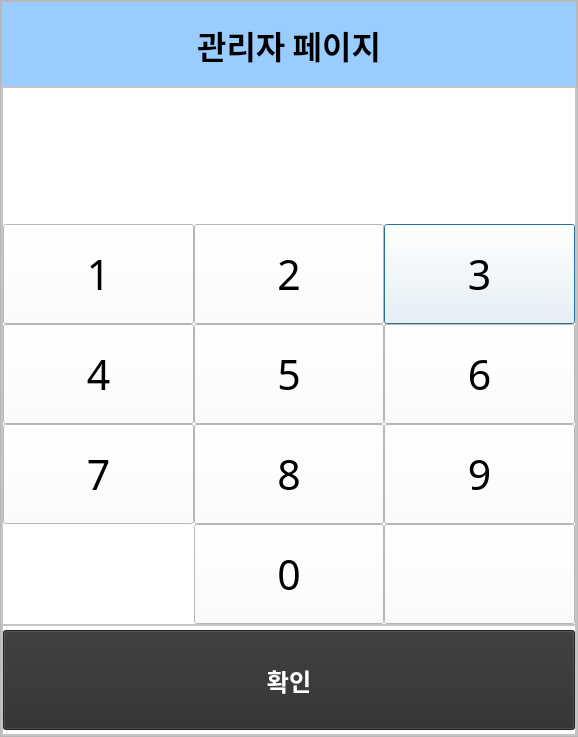
<?xml version="1.0" encoding="UTF-8"?>
<ui version="4.0">
 <class>Dialog</class>
 <widget class="QDialog" name="Dialog">
  <property name="geometry">
   <rect>
    <x>0</x>
    <y>0</y>
    <width>578</width>
    <height>737</height>
   </rect>
  </property>
  <property name="windowTitle">
   <string>Dialog</string>
  </property>
  <property name="styleSheet">
   <string notr="true"/>
  </property>
  <layout class="QVBoxLayout" name="verticalLayout_3">
   <property name="spacing">
    <number>0</number>
   </property>
   <property name="leftMargin">
    <number>0</number>
   </property>
   <property name="topMargin">
    <number>0</number>
   </property>
   <property name="rightMargin">
    <number>0</number>
   </property>
   <property name="bottomMargin">
    <number>0</number>
   </property>
   <item>
    <widget class="QFrame" name="frame_1">
     <property name="frameShape">
      <enum>QFrame::StyledPanel</enum>
     </property>
     <property name="frameShadow">
      <enum>QFrame::Raised</enum>
     </property>
     <layout class="QVBoxLayout" name="verticalLayout">
      <property name="spacing">
       <number>0</number>
      </property>
      <property name="leftMargin">
       <number>0</number>
      </property>
      <property name="topMargin">
       <number>0</number>
      </property>
      <property name="rightMargin">
       <number>0</number>
      </property>
      <property name="bottomMargin">
       <number>0</number>
      </property>
      <item>
       <widget class="QFrame" name="title_frame">
        <property name="maximumSize">
         <size>
          <width>16777215</width>
          <height>85</height>
         </size>
        </property>
        <property name="frameShape">
         <enum>QFrame::StyledPanel</enum>
        </property>
        <property name="frameShadow">
         <enum>QFrame::Raised</enum>
        </property>
        <layout class="QHBoxLayout" name="horizontalLayout">
         <property name="spacing">
          <number>0</number>
         </property>
         <property name="leftMargin">
          <number>0</number>
         </property>
         <property name="topMargin">
          <number>0</number>
         </property>
         <property name="rightMargin">
          <number>0</number>
         </property>
         <property name="bottomMargin">
          <number>0</number>
         </property>
         <item>
          <widget class="QLabel" name="payment_choose_title_bar">
           <property name="minimumSize">
            <size>
             <width>0</width>
             <height>85</height>
            </size>
           </property>
           <property name="maximumSize">
            <size>
             <width>16777215</width>
             <height>85</height>
            </size>
           </property>
           <property name="font">
            <font>
             <family>Pretendard ExtraBold</family>
             <pointsize>24</pointsize>
             <weight>75</weight>
             <bold>true</bold>
            </font>
           </property>
           <property name="styleSheet">
            <string notr="true"> background-color:rgb(153, 204, 255);
  
</string>
           </property>
           <property name="text">
            <string>관리자 페이지</string>
           </property>
           <property name="alignment">
            <set>Qt::AlignCenter</set>
           </property>
          </widget>
         </item>
        </layout>
       </widget>
      </item>
      <item>
       <widget class="QWidget" name="widget" native="true">
        <property name="styleSheet">
         <string notr="true">background-color: rgb(255, 255, 255);</string>
        </property>
        <layout class="QHBoxLayout" name="horizontalLayout_3">
         <property name="leftMargin">
          <number>0</number>
         </property>
         <property name="topMargin">
          <number>0</number>
         </property>
         <property name="rightMargin">
          <number>0</number>
         </property>
         <property name="bottomMargin">
          <number>0</number>
         </property>
         <item>
          <widget class="QFrame" name="point_bottom_page">
           <property name="frameShape">
            <enum>QFrame::StyledPanel</enum>
           </property>
           <property name="frameShadow">
            <enum>QFrame::Raised</enum>
           </property>
           <layout class="QVBoxLayout" name="verticalLayout_2">
            <property name="spacing">
             <number>0</number>
            </property>
            <property name="leftMargin">
             <number>0</number>
            </property>
            <property name="topMargin">
             <number>0</number>
            </property>
            <property name="rightMargin">
             <number>0</number>
            </property>
            <property name="bottomMargin">
             <number>0</number>
            </property>
            <item>
             <widget class="QFrame" name="point_buttons">
              <property name="styleSheet">
               <string notr="true">QFrame#frame_3{border: 1px solid rgb(45, 45, 45);}</string>
              </property>
              <property name="frameShape">
               <enum>QFrame::StyledPanel</enum>
              </property>
              <property name="frameShadow">
               <enum>QFrame::Raised</enum>
              </property>
              <layout class="QGridLayout" name="gridLayout">
               <property name="leftMargin">
                <number>0</number>
               </property>
               <property name="topMargin">
                <number>0</number>
               </property>
               <property name="rightMargin">
                <number>0</number>
               </property>
               <property name="bottomMargin">
                <number>0</number>
               </property>
               <property name="spacing">
                <number>0</number>
               </property>
               <item row="1" column="3">
                <widget class="QPushButton" name="pushButton_3">
                 <property name="minimumSize">
                  <size>
                   <width>140</width>
                   <height>100</height>
                  </size>
                 </property>
                 <property name="font">
                  <font>
                   <family>Pretendard Medium</family>
                   <pointsize>31</pointsize>
                  </font>
                 </property>
                 <property name="text">
                  <string>3</string>
                 </property>
                </widget>
               </item>
               <item row="3" column="3">
                <widget class="QPushButton" name="pushButton_6">
                 <property name="minimumSize">
                  <size>
                   <width>140</width>
                   <height>100</height>
                  </size>
                 </property>
                 <property name="font">
                  <font>
                   <family>Pretendard Medium</family>
                   <pointsize>31</pointsize>
                  </font>
                 </property>
                 <property name="text">
                  <string>6</string>
                 </property>
                </widget>
               </item>
               <item row="8" column="3">
                <widget class="QPushButton" name="pushButton_del">
                 <property name="minimumSize">
                  <size>
                   <width>140</width>
                   <height>100</height>
                  </size>
                 </property>
                 <property name="text">
                  <string/>
                 </property>
                 <property name="icon">
                  <iconset>
                   <normaloff>../../../mega/mega_kiosk-option_choose/img/qt자료/back.png</normaloff>../../../mega/mega_kiosk-option_choose/img/qt자료/back.png</iconset>
                 </property>
                 <property name="iconSize">
                  <size>
                   <width>60</width>
                   <height>60</height>
                  </size>
                 </property>
                </widget>
               </item>
               <item row="8" column="2">
                <widget class="QPushButton" name="pushButton_0">
                 <property name="minimumSize">
                  <size>
                   <width>140</width>
                   <height>100</height>
                  </size>
                 </property>
                 <property name="font">
                  <font>
                   <family>Pretendard Medium</family>
                   <pointsize>31</pointsize>
                  </font>
                 </property>
                 <property name="text">
                  <string>0</string>
                 </property>
                </widget>
               </item>
               <item row="3" column="2">
                <widget class="QPushButton" name="pushButton_5">
                 <property name="minimumSize">
                  <size>
                   <width>140</width>
                   <height>100</height>
                  </size>
                 </property>
                 <property name="font">
                  <font>
                   <family>Pretendard Medium</family>
                   <pointsize>31</pointsize>
                  </font>
                 </property>
                 <property name="text">
                  <string>5</string>
                 </property>
                </widget>
               </item>
               <item row="4" column="1">
                <widget class="QPushButton" name="pushButton_7">
                 <property name="minimumSize">
                  <size>
                   <width>140</width>
                   <height>100</height>
                  </size>
                 </property>
                 <property name="font">
                  <font>
                   <family>Pretendard Medium</family>
                   <pointsize>31</pointsize>
                  </font>
                 </property>
                 <property name="text">
                  <string>7</string>
                 </property>
                </widget>
               </item>
               <item row="1" column="1">
                <widget class="QPushButton" name="pushButton_1">
                 <property name="minimumSize">
                  <size>
                   <width>140</width>
                   <height>100</height>
                  </size>
                 </property>
                 <property name="font">
                  <font>
                   <family>Pretendard Medium</family>
                   <pointsize>31</pointsize>
                  </font>
                 </property>
                 <property name="text">
                  <string>1</string>
                 </property>
                </widget>
               </item>
               <item row="0" column="1" colspan="3">
                <widget class="QLabel" name="pw_label">
                 <property name="font">
                  <font>
                   <family>Pretendard Medium</family>
                   <pointsize>31</pointsize>
                  </font>
                 </property>
                 <property name="styleSheet">
                  <string notr="true"/>
                 </property>
                 <property name="text">
                  <string/>
                 </property>
                 <property name="alignment">
                  <set>Qt::AlignCenter</set>
                 </property>
                </widget>
               </item>
               <item row="4" column="3">
                <widget class="QPushButton" name="pushButton_9">
                 <property name="minimumSize">
                  <size>
                   <width>140</width>
                   <height>100</height>
                  </size>
                 </property>
                 <property name="font">
                  <font>
                   <family>Pretendard Medium</family>
                   <pointsize>31</pointsize>
                  </font>
                 </property>
                 <property name="text">
                  <string>9</string>
                 </property>
                </widget>
               </item>
               <item row="3" column="1">
                <widget class="QPushButton" name="pushButton_4">
                 <property name="minimumSize">
                  <size>
                   <width>140</width>
                   <height>100</height>
                  </size>
                 </property>
                 <property name="font">
                  <font>
                   <family>Pretendard Medium</family>
                   <pointsize>31</pointsize>
                  </font>
                 </property>
                 <property name="text">
                  <string>4</string>
                 </property>
                </widget>
               </item>
               <item row="4" column="2">
                <widget class="QPushButton" name="pushButton_8">
                 <property name="minimumSize">
                  <size>
                   <width>140</width>
                   <height>100</height>
                  </size>
                 </property>
                 <property name="font">
                  <font>
                   <family>Pretendard Medium</family>
                   <pointsize>31</pointsize>
                  </font>
                 </property>
                 <property name="text">
                  <string>8</string>
                 </property>
                </widget>
               </item>
               <item row="1" column="2">
                <widget class="QPushButton" name="pushButton_2">
                 <property name="minimumSize">
                  <size>
                   <width>140</width>
                   <height>100</height>
                  </size>
                 </property>
                 <property name="font">
                  <font>
                   <family>Pretendard Medium</family>
                   <pointsize>31</pointsize>
                  </font>
                 </property>
                 <property name="text">
                  <string>2</string>
                 </property>
                </widget>
               </item>
              </layout>
             </widget>
            </item>
            <item>
             <widget class="QFrame" name="frame_2">
              <property name="minimumSize">
               <size>
                <width>0</width>
                <height>110</height>
               </size>
              </property>
              <property name="maximumSize">
               <size>
                <width>16777215</width>
                <height>110</height>
               </size>
              </property>
              <property name="frameShape">
               <enum>QFrame::StyledPanel</enum>
              </property>
              <property name="frameShadow">
               <enum>QFrame::Raised</enum>
              </property>
              <layout class="QHBoxLayout" name="horizontalLayout_2">
               <property name="spacing">
                <number>0</number>
               </property>
               <property name="leftMargin">
                <number>0</number>
               </property>
               <property name="topMargin">
                <number>0</number>
               </property>
               <property name="rightMargin">
                <number>0</number>
               </property>
               <property name="bottomMargin">
                <number>0</number>
               </property>
               <item>
                <widget class="QPushButton" name="confirm_btn">
                 <property name="minimumSize">
                  <size>
                   <width>141</width>
                   <height>100</height>
                  </size>
                 </property>
                 <property name="font">
                  <font>
                   <family>Pretendard SemiBold</family>
                   <pointsize>18</pointsize>
                   <weight>75</weight>
                   <bold>true</bold>
                  </font>
                 </property>
                 <property name="styleSheet">
                  <string notr="true">background-color: rgb(45, 45, 45);
color: white;</string>
                 </property>
                 <property name="text">
                  <string>확인</string>
                 </property>
                </widget>
               </item>
              </layout>
             </widget>
            </item>
           </layout>
          </widget>
         </item>
        </layout>
       </widget>
      </item>
     </layout>
    </widget>
   </item>
  </layout>
 </widget>
 <resources/>
 <connections/>
</ui>
